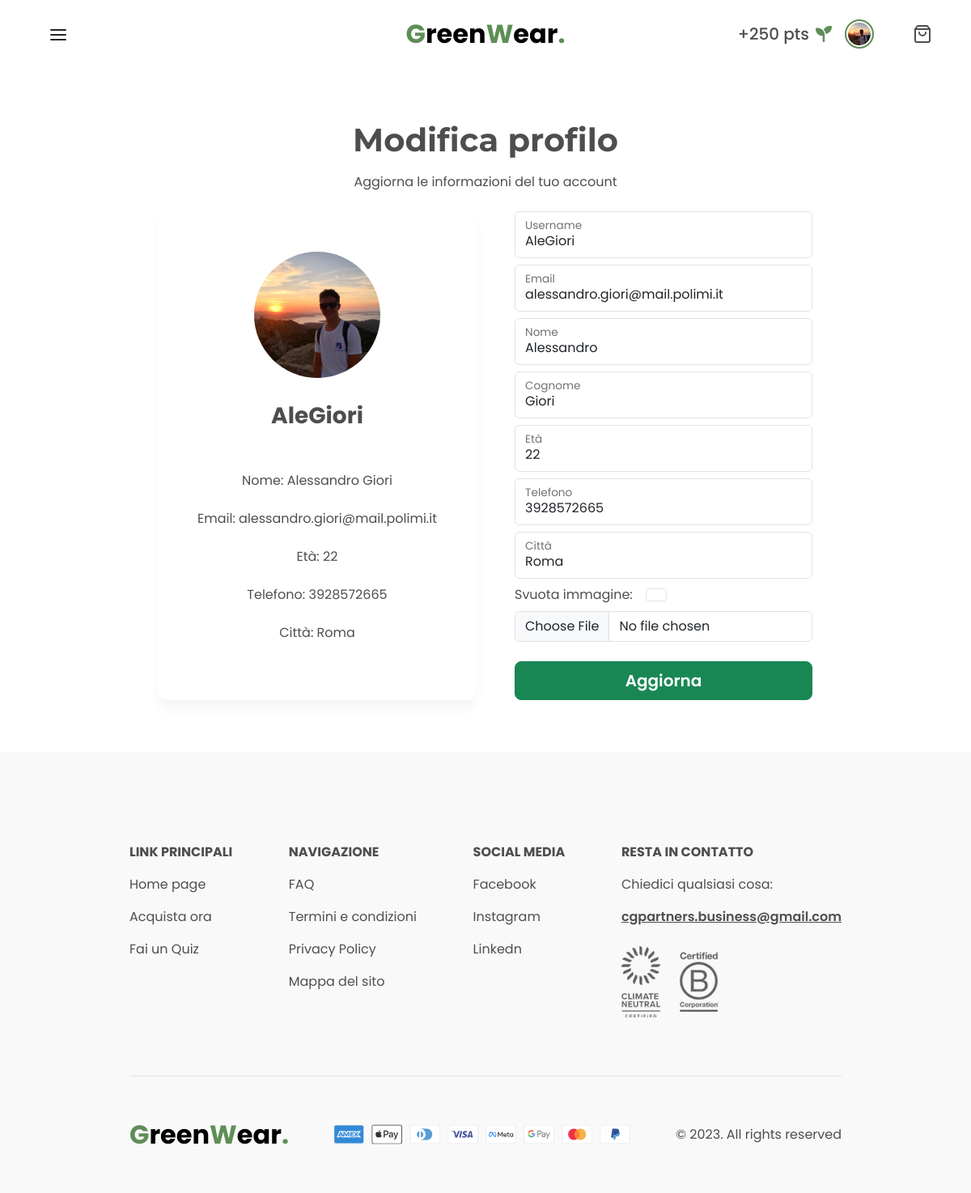
/account/impostazioni/ (signed in), run on the app's committed database.
### accounts/models.py (models this page shows, shortened)
class CustomUser(AbstractUser):
    LEVELS = (
        ("1", "Consapevole Attivista"),
        ("2", "Guardiano dell'Ambiente"),
        ("3", "Ambasciatore Verde"),
        ("4", "Pilastro Ecologico"),
        ("5", "Spirito della Natura"),
    )
    LOCATIONS = (
        ("45.4628246;9.0953311", "Milano"),
        ("41.902783;12.496365", "Roma"),
        ("40.851775;14.268124", "Napoli"),
        ("45.070312;7.686857", "Torino"),
        ("44.405650;8.946256", "Genova"),
        ("44.494887;11.342616", "Bologna"),
        ("38.115688;13.361267", "Palermo"),
    )
    username = models.CharField(max_length=50, unique=True)
    email = models.EmailField(unique=True)
    age = models.PositiveIntegerField(null=True, blank=True)
    profile_picture = models.ImageField(upload_to='profile_pics/', null=True, blank=True)
    phone_number = models.CharField(
        max_length=20,
        validators=[RegexValidator(r'^\+?1?\d{9,15}$', 'Enter a valid phone number.')],
        null=True,
        blank=True
    )
    green_points = models.PositiveIntegerField(default=0)
    level = models.CharField(max_length=1, choices=LEVELS, default='1')
    quiz_lives = models.PositiveIntegerField(default=NUM_LIVES, validators=[MaxValueValidator(NUM_LIVES)])
    discounts = models.ManyToManyField(Discount, blank=True)
    location = models.CharField(max_length=30, choices=LOCATIONS, default="45.4628246;9.0953311")

### accounts/views.py (the view)
# urls.py: path('impostazioni/', views.profile_settings, name='profile_settings'),
@login_required(login_url='login')
def profile_settings(request):
    if request.method == 'POST':
        form = CustomUserChangeForm(request.POST, request.FILES, instance=request.user)
        if form.is_valid():
            form.save()
            messages.info(request, 'Il profilo è stato aggiornato correttamente')
            return redirect('profile_settings')
    else:
        form = CustomUserChangeForm(instance=request.user)
    context = {
        'form': form,
    }
    return render(request, 'accounts/settings.html', context)

### accounts/forms.py
class CustomUserChangeForm(UserChangeForm):
    class Meta:
        model = CustomUser
        fields = ("username", "first_name", "last_name", "email", "age", "phone_number", "location", "profile_picture")

### cart/models.py (called while the page is built)
    def get_total_items(self):
        return sum(cart_item.quantity for cart_item in self.cartitem_set.all())

### core/context_processors.py (called while the page is built)
def custom_context(request):
    if request.user.is_authenticated:
        user_cart, created = Cart.objects.get_or_create(user=request.user)
        total_items = user_cart.get_total_items()
        wishlist_products = Product.objects.filter(users_wishlist=request.user)
    else:
        total_items = None
        wishlist_products = None
    return {
        'categories': Category.objects.all().order_by('name'),
        'cart_items': total_items,
        'wishlist_products': wishlist_products,
    }

### templates/accounts/settings.html (shortened to what this page needs)
{% extends 'core/base.html' %}
{% load static %}
{% block page_syle %}<link href="{% static 'css/settings.css' %}" rel="stylesheet" />{% endblock page_syle %}
{% block content %}
<main class="m-5">
    <div class="d-flex justify-content-center align-items-center px-3 px-sm-5">
        <div class="login-form d-flex flex-column align-items-center gap-4 p-sm-3">
            <div class="d-flex flex-column align-items-center gap-2">
                <h1 class="fw-bold">Modifica profilo</h1>
                <div class="">Aggiorna le informazioni del tuo account</div>
            </div>
            <div class="d-flex justify-content-center align-self-stretch flex-fill flex-wrap gap-5">
                <div class="account-item d-flex flex-column justify-content-start align-items-center gap-4 p-5">
                    {% if user.profile_picture %}
                    <img class="account-image" src="{{ user.profile_picture.url }}" alt="" />
                    {% else %}
                    <img class="nav-link account-image" src="{% static 'assets/default-user.jpg' %}" alt="">
                    {% endif %}
                    <div class="fs-3 fw-bold">{{ user.username }}</div>
                    <div class="d-flex flex-column align-items-center justify-content-evenly flex-fill">
                        <div>Nome: {{ user.first_name }} {{ user.last_name }}</div>
                        <div>Email: {{ user.email }}</div>
                        <div>Età: {{ user.age }}</div>
                        <div>Telefono: {{ user.phone_number }}</div>
                        <div>Città: {{ user.get_location_display }}</div>
                    </div>
                </div>
                <form method="POST" action="{% url 'profile_settings' %}" enctype="multipart/form-data" class="form-login d-flex flex-column align-items-center gap-2">
                    <div class="form-floating">
                        {{ form.username }}
                        <label for="floatingInput">Username</label>
                    </div>
                    <div class="form-floating">
                        {{ form.email }}
                        <label for="floatingPassword">Email</label>
                    </div>
                    <div class="form-floating">
                        {{ form.first_name }}
                        <label for="floatingPassword">Nome</label>
                    </div>
                    <div class="form-floating">
                        {{ form.last_name }}
                        <label for="floatingPassword">Cognome</label>
                    </div>
                    <div class="form-floating">
                        {{ form.age }}
                        <label for="floatingPassword">Età</label>
                    </div>
                    <div class="form-floating">
                        {{ form.phone_number }}
                        <label for="floatingPassword">Telefono</label>
                    </div>
                    <div class="form-floating">
                        {{ form.location }}
                        <label for="floatingPassword">Città</label>
                    </div>
                    {% if form.profile_picture.value %}
                    <div class="d-flex align-self-start justify-content-start gap-3">
                        <label class="text-nowrap" for="{{ form.profile_picture.name }}-clear_id">Svuota immagine: </label>
                        <input class="form-check-input" type="checkbox" name="{{ form.profile_picture.name }}-clear" id="{{ form.profile_picture.name }}-clear_id">
                    </div>
                    {% endif %}
                    <input type="{{ form.profile_picture.field.widget.input_type }}"
                        name="{{ form.profile_picture.name }}"
                        id="{{ form.profile_picture.id }}"
                        value="{{ form.profile_picture.value }}"
                        {% if form.profile_picture.value %}checked{% endif %}>
                    <button class="btn btn-success btn-lg fw-semibold w-100 mt-3" type="submit">Aggiorna</button>
                </form>
            </div>
        </div>
    </div>
</main>
{% endblock content %}

### templates/core/base.html (shortened to what this page needs)
{% load static %}
<!DOCTYPE html>
<html lang="it">
<head>
    <link href="https://cdn.jsdelivr.net/npm/bootstrap@5.3.2/dist/css/bootstrap.min.css" rel="stylesheet"
 />
    <link href="{% static 'css/global.css' %}" rel="stylesheet" />
    {% block page_syle %}{% endblock page_syle %}
</head>
<body>
    <nav class="navbar">
        <div class="d-flex align-items-center justify-content-between gap-2 w-100 px-3 px-sm-5 py-3">
            <button class="menu-button btn" type="button" data-bs-toggle="offcanvas" data-bs-target="#offcanvasNavbar" aria-label="navbar">
                <i data-feather="menu"></i>
            </button>
            <a class="logo" href="{% url 'home' %}">
                <span class="text-green">G</span>reen<span class="text-green">W</span>ear<span class="text-green">.</span>
            </a>
            <div class="d-flex align-items-center gap-3 gap-sm-5">
                <div class="d-none d-md-flex align-items-center gap-3">
                    {% if user.is_authenticated %}
                    <div class="d-flex align-items-center gap-2 ">
                        <div class="points">+{{ user.green_points }} pts</div>
                    </div>
                    {% if user.profile_picture %}
                    <a class="nav-link" href="{% url 'account' %}">
                        <img class="account-icon profile-image" src="{{ user.profile_picture.url }}" alt="" />
                    </a>
                    {% else %}
                    <a class="nav-link" href="{% url 'account' %}">
                        <img class="nav-link account-icon" src="{% static 'assets/default-user.jpg' %}" alt="">
                    </a>
                    {% endif %}
                </div>
                <div class="d-flex align-items-center gap-1">
                    <a class="nav-link" href="{% url 'cart' %}"><i data-feather="shopping-bag"></i></a>
                </div>
                {% else %}
                <a class="nav-link" href="{% url 'account' %}"><i data-feather="user"></i></a>
                <a class="nav-link" href="{% url 'cart' %}"><i data-feather="shopping-bag"></i></a>
                {% endif %}
            </div>
        </div>
    </nav>
    {% block content %}{% endblock content %}
    <footer class="footer">
        <div class="footer-wrapper d-flex flex-column justify-content-center align-items-center gap-5">
            <div class="footer-menu d-flex flex-column flex-lg-row align-items-center align-items-lg-start justify-content-between gap-5 w-100">
                <div class="d-flex flex-column align-items-center align-items-lg-start justify-content-start gap-3">
                    <div class="fw-bold">LINK PRINCIPALI</div>
                    <a href="{% url 'home' %}">Home page</a>
                    <a href="{% url 'shop' %}">Acquista ora</a>
                    <a href="{% url 'home' %}">Fai un Quiz</a>
                </div>
                <div class="d-flex flex-column align-items-center align-items-lg-start justify-content-start gap-3">
                    <div class="fw-bold">NAVIGAZIONE</div>
                    <a href="{% url 'home' %}">FAQ</a>
                    <a href="{% url 'home' %}">Termini e condizioni</a>
                    <a href="{% url 'home' %}">Privacy Policy</a>
                    <a href="{% url 'home' %}">Mappa del sito</a>
                </div>
                <div class="d-flex flex-column align-items-center align-items-lg-start justify-content-start gap-3">
                    <div class="fw-bold">SOCIAL MEDIA</div>
                    <a href="{% url 'home' %}">Facebook</a>
                    <a href="{% url 'home' %}">Instagram</a>
                    <a href="{% url 'home' %}">Linkedn</a>
                </div>
                <div class="d-flex flex-column align-items-center align-items-lg-start justify-content-start gap-3">
                    <div class="fw-bold">RESTA IN CONTATTO</div>
                    <div>Chiedici qualsiasi cosa:</div>
                    <a class="text-decoration-underline fw-semibold" href="mailto:cgpartners.business@gmail.com">cgpartners.business@gmail.com</a>
                    <div class="d-flex align-items-center gap-4 py-2">
                        <img src="{% static "assets/certification1.png" %}" alt="" />
                        <img src="{% static "assets/certification2.png" %}" alt="" />
                    </div>
                </div>
            </div>
            <div class="footer-divisor border-bottom mt-3 w-100"></div>
            <div class="footer-bottom d-flex flex-column flex-lg-row align-items-center justify-content-between  gap-5 w-100">
                <div class="footer-logo">
                    <span class="text-green">G</span>reen<span class="text-green">W</span>ear<span class="text-green">.</span>
                </div>
                <div class="payments">
                    <div class="d-flex flex-wrap align-items-center justify-content-center gap-2">
                        <img src="{% static "assets/pay1.svg" %}" alt="payment logo">
                        <img src="{% static "assets/pay2.svg" %}" alt="payment logo">
                        <img src="{% static "assets/pay3.svg" %}" alt="payment logo">
                        <img src="{% static "assets/pay4.svg" %}" alt="payment logo">
                        <img src="{% static "assets/pay5.svg" %}" alt="payment logo">
                        <img src="{% static "assets/pay6.svg" %}" alt="payment logo">
                        <img src="{% static "assets/pay7.svg" %}" alt="payment logo">
                        <img src="{% static "assets/pay8.svg" %}" alt="payment logo">
                    </div>
                </div>
                <div class="copyright">
                    &copy; <script>document.write(new Date().getFullYear());</script>. All rights reserved
                </div>
            </div>
        </div>
    </footer>
</body>
</html>

### static/css/global.css (style rules this page uses)
:root { --box-shadow: 0px 24px 54px 10px rgba(0, 0, 0, 0.04); --grey-background: #F9F9F9; --head-font: "Montserrat", sans-serif; --body-font: "Poppins", sans-serif; --green: #5E8E56; --text-body: #4E4E4E; --bs-btn-bg: #5E8E56, }
*, *::before, *::after { box-sizing: border-box; font-family: var(--body-font); }
h1, h2, h3, h4, h5, h6 { font-family: var(--head-font) !important; }
html, body { margin: 0px; max-width: 100%; overflow-x: hidden; }
html { scroll-behavior: smooth; }
a { text-decoration: none; }
.text-green { color: var(--green); }
div, p, option, a, span, label { color: var(--text-body); }
.account-icon { width: 2.25rem; height: 2.25rem; }
.account-icon.profile-image { overflow: hidden; border-radius: 50%; width: 2.25rem; height: 2.25rem; object-fit: cover; padding: 1px; border: var(--green) solid 2px; padding: 2px; }
.logo { position: absolute; left: calc(50% - 196.925px/2); font-weight: bold; color: black; font-size: 2rem; }
.nav-link { font-size: 1rem; font-style: normal; font-weight: 400; line-height: 1.3125rem; }
.menu-button.btn { border-width: 0; }
.points { font-weight: 500; font-size: 1.25rem; }
.footer { background-color: var(--grey-background); }
.footer-wrapper { padding-inline: 10rem; padding-top: 7rem; padding-bottom: 3rem; }
.footer-logo { font-weight: bold; color: black; font-size: 2rem; }

### static/css/settings.css (style rules this page uses)
.account-item { box-shadow: 0px 11px 13.5px 0px rgba(0, 0, 0, 0.04); border-radius: 0.625rem; background: #FFF; }
.account-image { overflow: hidden; border-radius: 50%; width: 10rem; height: 10rem; object-fit: cover; padding: 2px; }
.form-login .form-floating { width: 100%; }

### data on the page
CustomUser: green_points "250", profile_picture (picture), username "AleGiori", first_name "Alessandro", last_name "Giori", email "alessandro.giori@mail.polimi.it", age "22", phone_number "3928572665", location "Roma"
